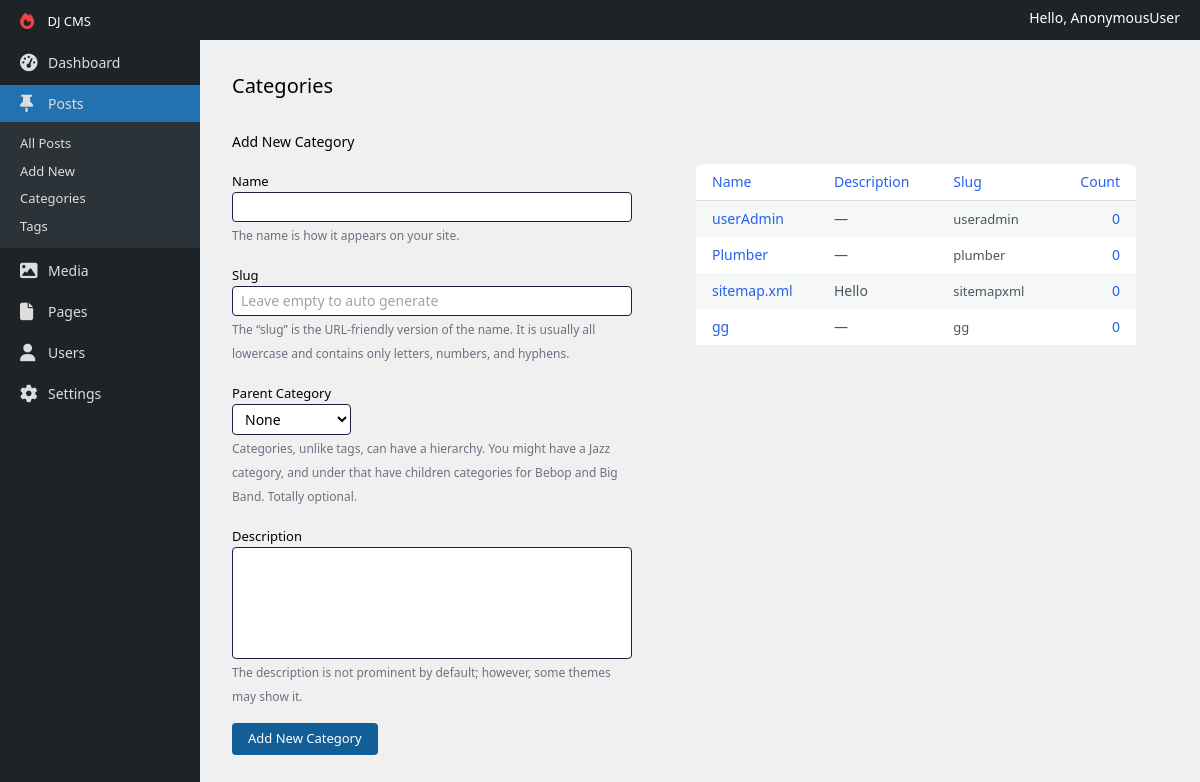
Page /categories/ on the committed database.
### apps/content/models.py (models this page shows, shortened)
class Category(models.Model):
    name = models.CharField(max_length=60)
    slug = models.SlugField(blank=True, unique=True)
    parent_category = models.ForeignKey(to='Category', null=True, blank=True, on_delete=models.DO_NOTHING)
    description = models.TextField(null=True, blank=True)
    class Meta:
        verbose_name_plural = 'Categories'

### apps/dashboard/views.py (the view, shortened to what this page needs)
# urls.py: path('categories/', CategoriesView.as_view(), name='categories'),
class CategoriesView(View):
    def get(self, request):
        form = CategoryForm()
        return render(request, 'categories.html', {
            'form': form,
            'categories': Category.objects.all()
        })

### apps/dashboard/forms.py
class CategoryForm(forms.ModelForm):
    parent_category = forms.ModelChoiceField(queryset=Category.objects.get_queryset(), required=False)
    class Meta:
        model = Category
        fields = '__all__'

### apps/dashboard/templatetags/utils.py (called while the page is built)
@register.simple_tag(takes_context=True)
def should_expand_menu(context, menu_name) -> bool:
    current_url_name = context.request.resolver_match.url_name
    sub_menus = sidebar_menus.get(menu_name)
    if sub_menus:
        for sub_menu in sub_menus:
            if sub_menu == current_url_name:
                return True
    return False

### templates/categories.html (shortened to what this page needs)
{% extends 'layouts/default.html' %}
{% block content %}
    <div class="p-2 md:p-8">
        <h1 class="inline-block text-xl">Categories</h1>
        <div class="grid gap-8 lg:grid-cols-[400px_1fr] mt-8">
            <form method="POST">
                <h2 class="text-sm font-medium">Add New Category</h2>
                <div class="mt-4">
                    {% include 'components/category-form.html' %}
                    <div class="mt-4">
                        <button class="bg-[#135e96] text-white px-4 py-1.5 text-[13px] rounded">Add New Category
                        </button>
                    </div>
                </div>
            </form>
            <div class="md:p-8">
                <table class="w-full bg-white rounded-lg">
                    <thead class="border-b border-[#dfdfdf]">
                    <tr class="text-sm border-b border-[#dedede]">
                        <th class="font-normal text-blue-600 py-2 w-1/4 text-start px-4">Name</th>
                        <th class="font-normal text-blue-600 w-1/4 text-start px-4 hidden sm:table-cell">Description
                        </th>
                        <th class="font-normal text-blue-600 w-1/4 text-start px-4 hidden md:table-cell">Slug</th>
                        <th class="font-normal text-blue-600 py-2 w-1/6 text-end px-4 hidden lg:table-cell">Count</th>
                    </tr>
                    </thead>
                    <tbody>
                    {% for category in categories %}
                        <tr class="text-sm {% cycle 'odd:bg-[#f6f7f7]' 'even:bg-white' %}">
                            <th class="font-normal text-blue-600 py-2 w-1/4 text-start px-4">{{ category.name }}</th>
                            <th class="font-normal w-1/4 text-start text-gray-600 px-4 hidden sm:table-cell">
                                {% if category.description == '' %}
                                   —
                                {% else %}
                                    {{ category.description }}
                                {% endif %}
                            </th>
                            <th class="font-normal w-1/4 text-start text-[13px] text-gray-600 px-4 hidden md:table-cell">{{ category.slug }}</th>
                            <th class="font-normal text-blue-600 py-2 w-1/6 text-end px-4 hidden lg:table-cell">
                                0
                            </th>
                        </tr>
                    {% endfor %}
                    </tbody>
                </table>
            </div>
        </div>
    </div>
{% endblock %}

### public/css/main.css (style rules this page uses)
html { line-height: 1.5; -webkit-text-size-adjust: 100%; -moz-tab-size: 4; -o-tab-size: 4; tab-size: 4; font-family: ui-sans-serif, system-ui, -apple-system, BlinkMacSystemFont, "Segoe UI", Roboto, "Helvetica Neue", Arial, "Noto Sans", sans-serif, "Apple Color Emoji", "Segoe UI Emoji", "Segoe UI Symbol", "Noto Color Emoji"; font-feature-settings: normal; font-variation-settings: normal; }
body { margin: 0; line-height: inherit; }
h1, h2, h3, h4, h5, h6 { font-size: inherit; font-weight: inherit; }
table { text-indent: 0; border-color: inherit; border-collapse: collapse; }
button, input, optgroup, select, textarea { font-family: inherit; font-size: 100%; font-weight: inherit; line-height: inherit; color: inherit; margin: 0; padding: 0; }
button, select { text-transform: none; }
button, [type='button'], [type='reset'], [type='submit'] { -webkit-appearance: button; background-color: transparent; background-image: none; }
blockquote, dl, dd, h1, h2, h3, h4, h5, h6, hr, figure, p, pre { margin: 0; }
button, [role="button"] { cursor: pointer; }
html { background-color: #f0f0f1; }
.mt-4 { margin-top: 1rem; }
.mt-8 { margin-top: 2rem; }
.inline-block { display: inline-block; }
.grid { display: grid; }
.hidden { display: none; }
.w-1\/4 { width: 25%; }
.w-1\/6 { width: 16.666667%; }
.w-full { width: 100%; }
.gap-8 { gap: 2rem; }
.rounded { border-radius: 0.25rem; }
.rounded-lg { border-radius: 0.5rem; }
.border-b { border-bottom-width: 1px; }
.border-\[\#dedede\] { --tw-border-opacity: 1; border-color: rgb(222 222 222 / var(--tw-border-opacity)); }
.border-\[\#dfdfdf\] { --tw-border-opacity: 1; border-color: rgb(223 223 223 / var(--tw-border-opacity)); }
.bg-\[\#135e96\] { --tw-bg-opacity: 1; background-color: rgb(19 94 150 / var(--tw-bg-opacity)); }
.bg-white { --tw-bg-opacity: 1; background-color: rgb(255 255 255 / var(--tw-bg-opacity)); }
.p-2 { padding: 0.5rem; }
.px-4 { padding-left: 1rem; padding-right: 1rem; }
.py-1\.5 { padding-top: 0.375rem; padding-bottom: 0.375rem; }
.py-2 { padding-top: 0.5rem; padding-bottom: 0.5rem; }
.text-start { text-align: start; }
.text-end { text-align: end; }
.text-\[13px\] { font-size: 13px; }
.text-sm { font-size: 0.875rem; line-height: 1.25rem; }
.text-xl { font-size: 1.25rem; line-height: 1.75rem; }
.font-medium { font-weight: 500; }
.font-normal { font-weight: 400; }
.text-blue-600 { --tw-text-opacity: 1; color: rgb(37 99 235 / var(--tw-text-opacity)); }
.text-gray-600 { --tw-text-opacity: 1; color: rgb(75 85 99 / var(--tw-text-opacity)); }
.text-white { --tw-text-opacity: 1; color: rgb(255 255 255 / var(--tw-text-opacity)); }
.odd\:bg-\[\#f6f7f7\]:nth-child(odd) { --tw-bg-opacity: 1; background-color: rgb(246 247 247 / var(--tw-bg-opacity)); }
.even\:bg-white:nth-child(even) { --tw-bg-opacity: 1; background-color: rgb(255 255 255 / var(--tw-bg-opacity)); }
@media (min-width: 640px) { .sm\:table-cell { display: table-cell; } }
@media (min-width: 768px) { .md\:table-cell { display: table-cell; } }
@media (min-width: 768px) { .md\:p-8 { padding: 2rem; } }
@media (min-width: 1024px) { .lg\:table-cell { display: table-cell; } }
@media (min-width: 1024px) { .lg\:grid-cols-\[400px_1fr\] { grid-template-columns: 400px 1fr; } }

### rows in the picture
Category: name "userAdmin", slug "useradmin"
Category: name "Plumber", slug "plumber"
Category: name "sitemap.xml", description "Hello", slug "sitemapxml"
Category: name "gg", slug "gg"

### other values in the picture
{{ request.user }} "AnonymousUser"
